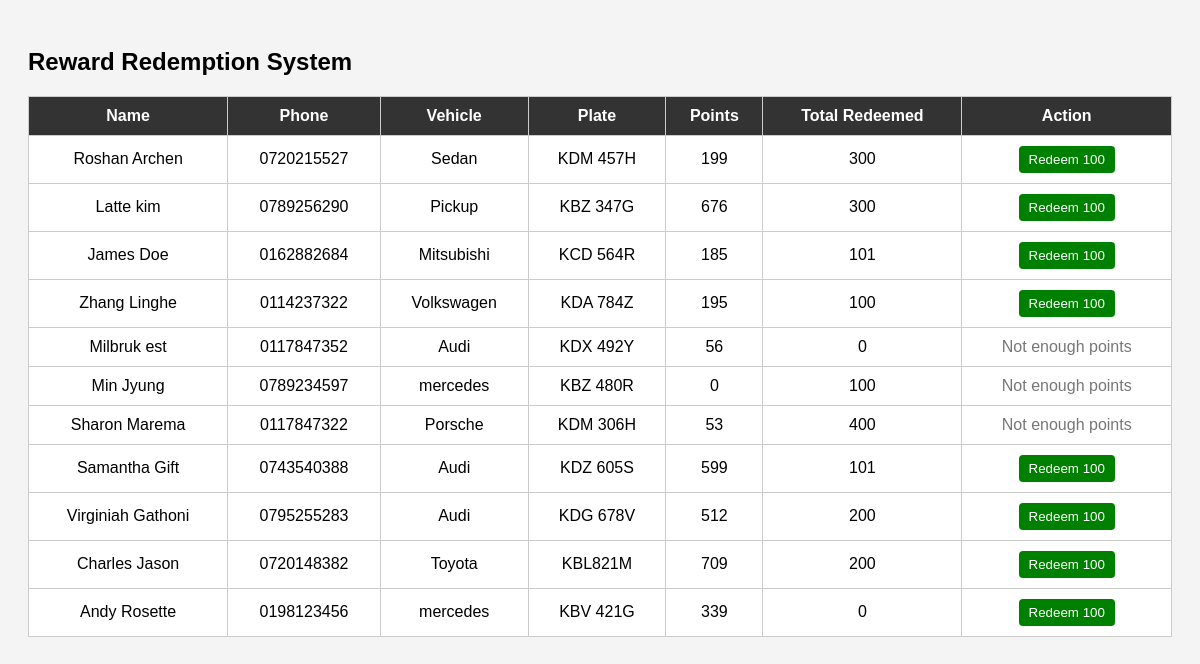
Page /redeemreward.php on the committed database.
### tables this page shows
CREATE TABLE `customers` (
  `id` int(11) NOT NULL,
  `fullname` varchar(100) DEFAULT NULL,
  `phone` varchar(20) DEFAULT NULL,
  `points` int(11) DEFAULT 0,
  `vehicle` varchar(50) DEFAULT NULL,
  `plate` varchar(20) DEFAULT NULL,
  `password` varchar(255) NOT NULL,
  `total_redeemed` int(11) NOT NULL DEFAULT 0
);

### redeemreward.php (the view, shortened to what this page needs)
<?php
include 'db.php';
$customers_query = mysqli_query($conn, "SELECT id, fullname, phone, vehicle, plate, points, total_redeemed FROM customers");
?>
<!DOCTYPE html>
<html>
<head>
</head>
<body>
<h2>Reward Redemption System</h2>
<table>
    <thead>
        <tr>
            <th>Name</th>
            <th>Phone</th>
            <th>Vehicle</th>
            <th>Plate</th>
            <th>Points</th>
            <th>Total Redeemed</th>
            <th>Action</th>
        </tr>
    </thead>
    <tbody>
    <?php
    if (mysqli_num_rows($customers_query) > 0) {
        while ($row = mysqli_fetch_assoc($customers_query)) {
    ?>
        <tr>
            <td><?php echo htmlspecialchars($row['fullname']); ?></td>
            <td><?php echo htmlspecialchars($row['phone'] ?? 'N/A'); ?></td>
            <td><?php echo htmlspecialchars($row['vehicle'] ?? 'N/A'); ?></td>
            <td><?php echo htmlspecialchars($row['plate'] ?? 'N/A'); ?></td>
            <td><?php echo (int)$row['points']; ?></td>
            <td><?php echo (int)$row['total_redeemed']; ?></td>
            <td>
                <?php if ($row['points'] >= 100) { ?>
                    <form method="POST" onsubmit="return confirmRedeem();" style="margin:0;">
                        <button type="submit" class="btn" name="redeem">Redeem 100</button>
                    </form>
                <?php } else { ?>
                    <span style="color: #777;">Not enough points</span>
                <?php } ?>
            </td>
        </tr>
    <?php
        }
    } else {
    ?>
        <tr>
            <td colspan="7">No customers found in database.</td>
        </tr>
    <?php } ?>
    </tbody>
</table>
</body>
</html>

### redeemreward.php (style rules this page uses)
body { font-family: Arial, sans-serif; background:#f4f4f4; padding:20px; }
table { width:100%; border-collapse: collapse; background:white; margin-top: 20px; }
th, td { padding:10px; border:1px solid #ccc; text-align:center; }
th { background:#333; color:white; }
.btn { padding:6px 10px; background:green; color:white; border:none; cursor:pointer; border-radius: 4px; }

### rows in the picture
customers: fullname "Roshan Archen", phone "0720215527", vehicle "Sedan", plate "KDM 457H", points "199", total_redeemed "300"
customers: fullname "Latte kim", phone "0789256290", vehicle "Pickup", plate "KBZ 347G", points "676", total_redeemed "300"
customers: fullname "James Doe", phone "0162882684", vehicle "Mitsubishi", plate "KCD 564R", points "185", total_redeemed "101"
customers: fullname "Zhang Linghe", phone "0114237322", vehicle "Volkswagen", plate "KDA 784Z", points "195", total_redeemed "100"
customers: fullname "Milbruk est", phone "0117847352", vehicle "Audi", plate "KDX 492Y", points "56", total_redeemed "0", shows "Not enough points"
customers: fullname "Min Jyung", phone "0789234597", vehicle "mercedes", plate "KBZ 480R", points "0", total_redeemed "100", shows "Not enough points"
customers: fullname "Sharon Marema", phone "0117847322", vehicle "Porsche", plate "KDM 306H", points "53", total_redeemed "400", shows "Not enough points"
customers: fullname "Samantha Gift", phone "0743540388", vehicle "Audi", plate "KDZ 605S", points "599", total_redeemed "101"
customers: fullname "Virginiah Gathoni", phone "0795255283", vehicle "Audi", plate "KDG 678V", points "512", total_redeemed "200"
customers: fullname "Charles Jason", phone "0720148382", vehicle "Toyota", plate "KBL821M", points "709", total_redeemed "200"
customers: fullname "Andy Rosette", phone "0198123456", vehicle "mercedes", plate "KBV 421G", points "339", total_redeemed "0"
